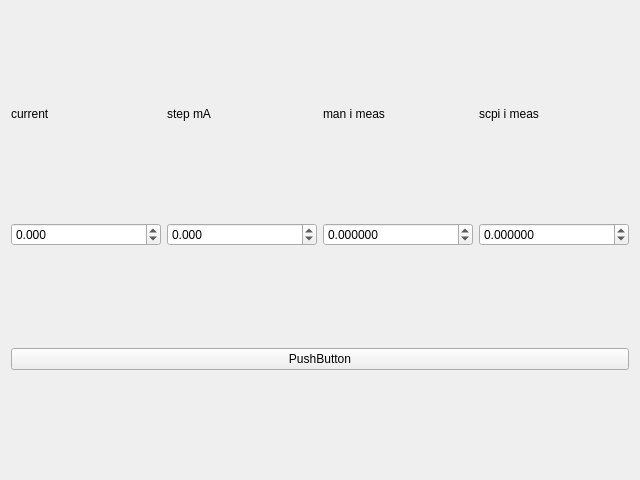
<?xml version="1.0" encoding="UTF-8"?>
<ui version="4.0">
 <class>LinTest</class>
 <widget class="QWidget" name="LinTest">
  <property name="geometry">
   <rect>
    <x>0</x>
    <y>0</y>
    <width>640</width>
    <height>480</height>
   </rect>
  </property>
  <property name="windowTitle">
   <string>Form</string>
  </property>
  <layout class="QGridLayout" name="gridLayout">
   <item row="1" column="2">
    <widget class="QDoubleSpinBox" name="dsbxMeasMan">
     <property name="decimals">
      <number>6</number>
     </property>
     <property name="minimum">
      <double>-9999.000000000000000</double>
     </property>
     <property name="maximum">
      <double>9999.000000000000000</double>
     </property>
    </widget>
   </item>
   <item row="1" column="0">
    <widget class="QDoubleSpinBox" name="dsbxCurrent">
     <property name="decimals">
      <number>3</number>
     </property>
     <property name="minimum">
      <double>-9999.000000000000000</double>
     </property>
     <property name="maximum">
      <double>9999.000000000000000</double>
     </property>
    </widget>
   </item>
   <item row="0" column="2">
    <widget class="QLabel" name="label_3">
     <property name="sizePolicy">
      <sizepolicy hsizetype="Preferred" vsizetype="Fixed">
       <horstretch>0</horstretch>
       <verstretch>0</verstretch>
      </sizepolicy>
     </property>
     <property name="text">
      <string>man i meas </string>
     </property>
    </widget>
   </item>
   <item row="1" column="1">
    <widget class="QDoubleSpinBox" name="dsbxStep">
     <property name="decimals">
      <number>3</number>
     </property>
     <property name="minimum">
      <double>-9999.000000000000000</double>
     </property>
     <property name="maximum">
      <double>9999.000000000000000</double>
     </property>
    </widget>
   </item>
   <item row="1" column="3">
    <widget class="QDoubleSpinBox" name="dsbxMeasScpi">
     <property name="decimals">
      <number>6</number>
     </property>
     <property name="minimum">
      <double>-9999.000000000000000</double>
     </property>
     <property name="maximum">
      <double>9999.000000000000000</double>
     </property>
    </widget>
   </item>
   <item row="0" column="3">
    <widget class="QLabel" name="label_2">
     <property name="sizePolicy">
      <sizepolicy hsizetype="Preferred" vsizetype="Fixed">
       <horstretch>0</horstretch>
       <verstretch>0</verstretch>
      </sizepolicy>
     </property>
     <property name="text">
      <string>scpi i meas </string>
     </property>
    </widget>
   </item>
   <item row="0" column="0">
    <widget class="QLabel" name="label_4">
     <property name="sizePolicy">
      <sizepolicy hsizetype="Preferred" vsizetype="Fixed">
       <horstretch>0</horstretch>
       <verstretch>0</verstretch>
      </sizepolicy>
     </property>
     <property name="text">
      <string>current</string>
     </property>
    </widget>
   </item>
   <item row="0" column="1">
    <widget class="QLabel" name="label">
     <property name="sizePolicy">
      <sizepolicy hsizetype="Preferred" vsizetype="Fixed">
       <horstretch>0</horstretch>
       <verstretch>0</verstretch>
      </sizepolicy>
     </property>
     <property name="text">
      <string>step mA</string>
     </property>
    </widget>
   </item>
   <item row="2" column="0" colspan="4">
    <widget class="QPushButton" name="pushButton">
     <property name="text">
      <string>PushButton</string>
     </property>
     <property name="checkable">
      <bool>true</bool>
     </property>
    </widget>
   </item>
  </layout>
 </widget>
 <resources/>
 <connections/>
</ui>
